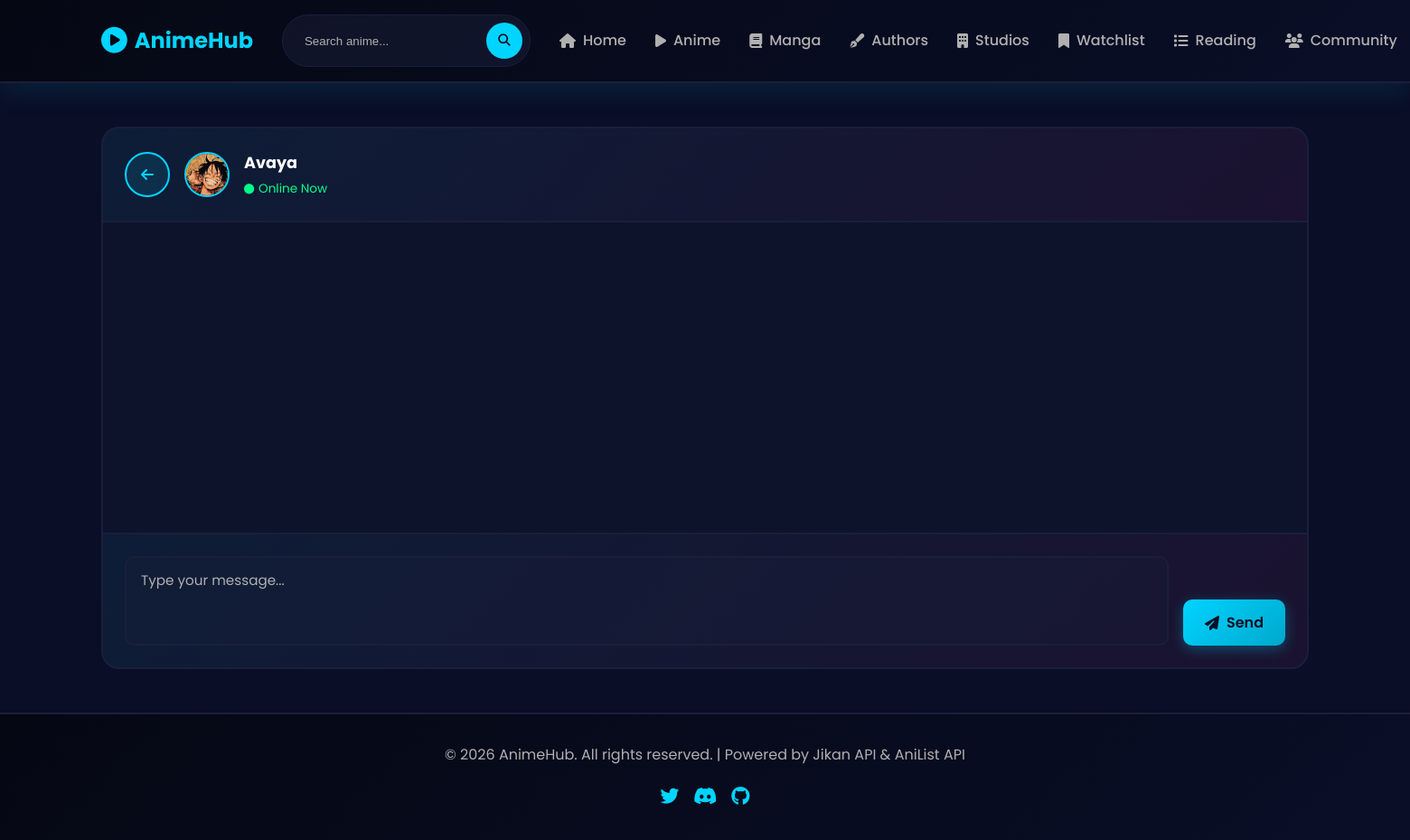
Screenshot of /chat/3 (signed in) with the database file from the repository.
### app.py (models this page shows)
class UserProfile(db.Model):
    id = db.Column(db.Integer, primary_key=True)
    user_id = db.Column(db.Integer, db.ForeignKey('user.id'), nullable=False, unique=True)
    bio = db.Column(db.String(500))
    profile_image = db.Column(db.String(500), default='https://via.placeholder.com/150?text=No+Avatar')
    favorite_anime = db.Column(db.String(255))
    favorite_manga = db.Column(db.String(255))
    location = db.Column(db.String(100))
    joined_at = db.Column(db.DateTime, default=datetime.utcnow)
    last_seen = db.Column(db.DateTime, default=datetime.utcnow)
    is_online = db.Column(db.Boolean, default=False)

class User(db.Model):
    id = db.Column(db.Integer, primary_key=True)
    username = db.Column(db.String(80), unique=True, nullable=False)
    email = db.Column(db.String(120), unique=True, nullable=False)
    password = db.Column(db.String(255), nullable=False)
    created_at = db.Column(db.DateTime, default=datetime.utcnow)
    watchlist = db.relationship('Watchlist', backref='user', lazy=True, cascade='all, delete-orphan')
    readinglist = db.relationship('ReadingList', backref='user', lazy=True, cascade='all, delete-orphan')
    sent_messages = db.relationship('Message', backref='sender_user', lazy=True, foreign_keys='Message.sender_id', cascade='all, delete-orphan')
    received_messages = db.relationship('Message', backref='receiver_user', lazy=True, foreign_keys='Message.receiver_id')

### app.py (the view)
@app.route('/chat/<int:user_id>')
@login_required
def private_chat(user_id):
    other_user = User.query.get_or_404(user_id)
    other_profile = UserProfile.query.filter_by(user_id=user_id).first()
    messages = Message.query.filter(
        ((Message.sender_id == session['user_id']) & (Message.receiver_id == user_id) & (~Message.is_public)) |
        ((Message.sender_id == user_id) & (Message.receiver_id == session['user_id']) & (~Message.is_public))
    ).order_by(Message.created_at.asc()).all()
    return render_template('chat.html', other_user=other_user, other_profile=other_profile, messages=messages)

### app.py (called while the page is built)
def login_required(f):
    @wraps(f)
    def decorated_function(*args, **kwargs):
        if 'user_id' not in session:
            return redirect(url_for('login'))
        return f(*args, **kwargs)
    return decorated_function

### templates/chat.html (shortened to what this page needs)
{% extends "base.html" %}
{% block content %}
<div class="chat-container">
    <div class="chat-header">
        <a href="{{ url_for('users_list') }}" class="back-button">
            <i class="fas fa-arrow-left"></i>
        </a>
        <div class="chat-user-info">
            <img src="{{ other_profile.profile_image if other_profile else 'https://via.placeholder.com/50?text=Avatar' }}"
                 alt="{{ other_user.username }}"
                 class="chat-avatar">
            <div class="chat-user-details">
                <h2 class="chat-username">{{ other_user.username }}</h2>
                {% if other_profile and other_profile.is_online %}
                <p class="online-status">
                    <i class="fas fa-circle"></i>
                    Online Now
                </p>
                {% else %}
                <p class="offline-status">
                    <i class="fas fa-circle"></i>
                    Offline
                </p>
                {% endif %}
            </div>
        </div>
    </div>
    <div class="chat-messages" id="chatMessages">
    </div>
    <div class="chat-input-area">
        <textarea
            id="messageInput"
            placeholder="Type your message..."
            class="message-textarea"
            rows="3"
        ></textarea>
        <button id="sendButton" class="btn btn-primary">
            <i class="fas fa-paper-plane"></i>
            Send
        </button>
    </div>
</div>
{% endblock %}

### static/css/style.css (style rules this page uses)
* { margin: 0; padding: 0; box-sizing: border-box; }
:root { --primary-color: #00d4ff; --secondary-color: #ff006e; --accent-color: #ffd60a; --bg-dark: #0a0e27; --bg-darker: #050813; --text-primary: #ffffff; --text-secondary: #b0b0b0; --border-color: #1a1f3a; --success: #00ff88; --danger: #ff4444; --warning: #ffaa00; --info: #00d4ff; }
html { scroll-behavior: smooth; }
body { font-family: 'Poppins', sans-serif; background-color: var(--bg-dark); color: var(--text-primary); line-height: 1.6; overflow-x: hidden; }
.btn { padding: 0.8rem 1.5rem; border: none; border-radius: 10px; font-weight: 600; cursor: pointer; transition: all 0.3s ease; display: inline-flex; align-items: center; gap: 0.5rem; text-decoration: none; font-family: inherit; font-size: 1rem; }
.btn-primary { background: linear-gradient(135deg, var(--primary-color), #00a8cc); color: var(--bg-dark); box-shadow: 0 4px 15px rgba(0, 212, 255, 0.3); }
.back-button { background: rgba(0, 212, 255, 0.1); border: 2px solid var(--primary-color); color: var(--primary-color); width: 50px; height: 50px; border-radius: 50%; display: flex; align-items: center; justify-content: center; text-decoration: none; cursor: pointer; transition: all 0.3s ease; flex-shrink: 0; }

### templates/chat.html (style rules this page uses)
.chat-container { display: flex; flex-direction: column; height: calc(100vh - 200px); background: rgba(26, 31, 58, 0.3); border: 2px solid var(--border-color); border-radius: 20px; overflow: hidden; }
.chat-header { display: flex; align-items: center; gap: 1rem; padding: 1.5rem; border-bottom: 2px solid var(--border-color); background: linear-gradient(135deg, rgba(0, 212, 255, 0.05), rgba(255, 0, 110, 0.05)); }
.chat-user-info { display: flex; align-items: center; gap: 1rem; flex: 1; }
.chat-avatar { width: 50px; height: 50px; border-radius: 50%; object-fit: cover; border: 2px solid var(--primary-color); }
.chat-user-details { display: flex; flex-direction: column; gap: 0.25rem; }
.chat-username { font-size: 1.1rem; font-weight: 700; }
.online-status { color: var(--success); font-size: 0.85rem; display: flex; align-items: center; gap: 0.3rem; }
.online-status i, .offline-status i { font-size: 0.7rem; }
.chat-messages { flex: 1; overflow-y: auto; padding: 2rem; display: flex; flex-direction: column; gap: 1rem; }
.chat-input-area { padding: 1.5rem; border-top: 2px solid var(--border-color); background: linear-gradient(135deg, rgba(0, 212, 255, 0.05), rgba(255, 0, 110, 0.05)); display: flex; gap: 1rem; align-items: flex-end; }
.message-textarea { flex: 1; background: rgba(26, 31, 58, 0.3); border: 2px solid var(--border-color); color: var(--text-primary); padding: 0.8rem 1rem; border-radius: 10px; font-family: inherit; font-size: 0.95rem; transition: all 0.3s ease; resize: none; }
.message-textarea::placeholder { color: var(--text-secondary); }
#sendButton { height: fit-content; }

### rows the page displays
UserProfile: profile_image (picture)
User: username "Avaya"
